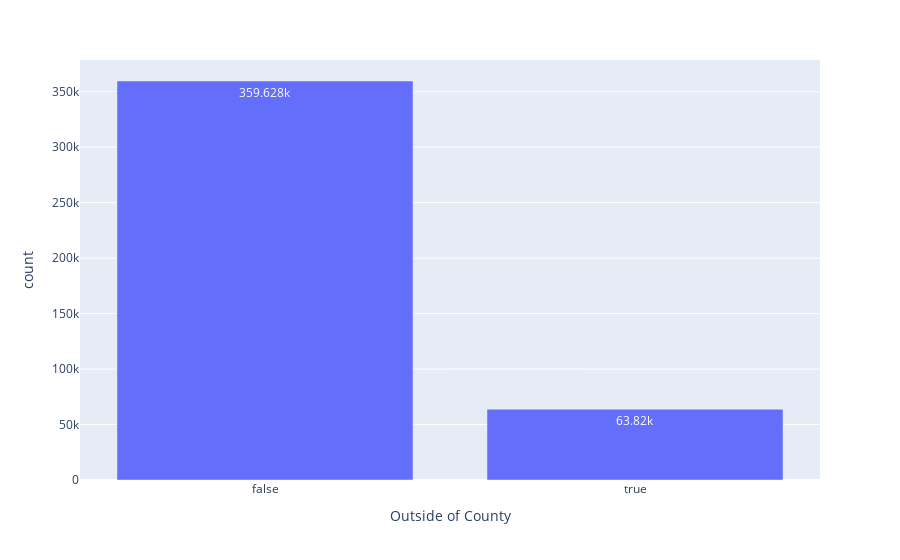

Notebook source saved alongside this figure:
### Code cell
fig4 = px.bar(temp4, x="Outside of County", y="count", text_auto = True)
# layout = dict(
#     xaxis = dict (tickmode='linear')
# )
# fig4.update_layout(layout)
fig4.show()

### Figure 1 — Plotly figure (JSON) as saved in the notebook; plotly's stock layout.template omitted (floating-point values rounded to 4 significant figures)
{"data": [{"alignmentgroup": "True", "hovertemplate": "Outside of County=%{x}<br>count=%{y}<extra></extra>", "legendgroup": "", "marker": {"color": "#636efa", "pattern": {"shape": ""}}, "name": "", "offsetgroup": "", "orientation": "v", "showlegend": false, "textposition": "auto", "texttemplate": "%{y}", "type": "bar", "x": [false, true], "xaxis": "x", "y": [359628, 63820], "yaxis": "y"}], "layout": {"barmode": "relative", "legend": {"tracegroupgap": 0}, "margin": {"t": 60}, "xaxis": {"anchor": "y", "domain": [0, 1], "title": {"text": "Outside of County"}}, "yaxis": {"anchor": "x", "domain": [0, 1], "title": {"text": "count"}}}}
